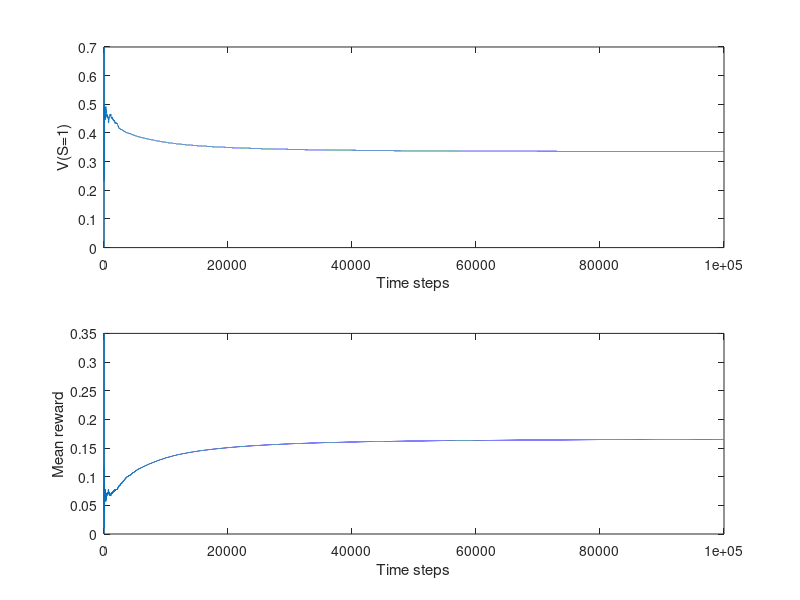
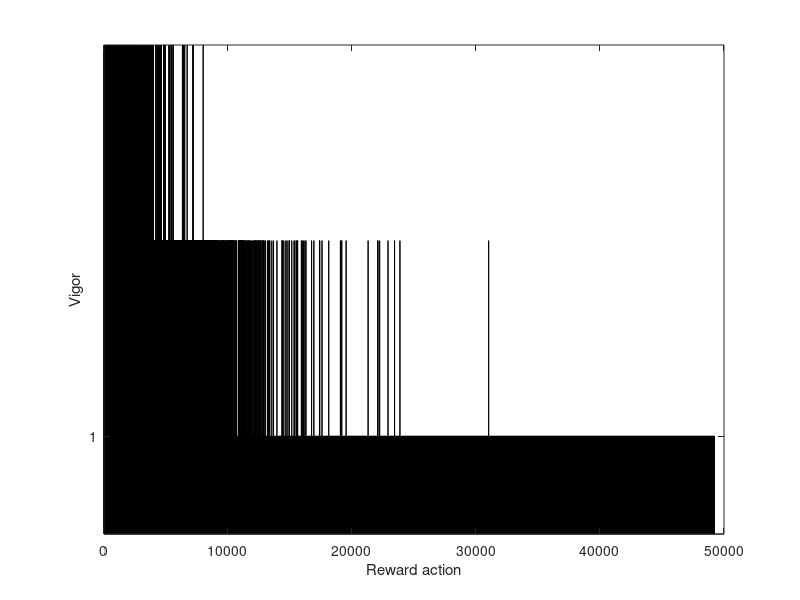
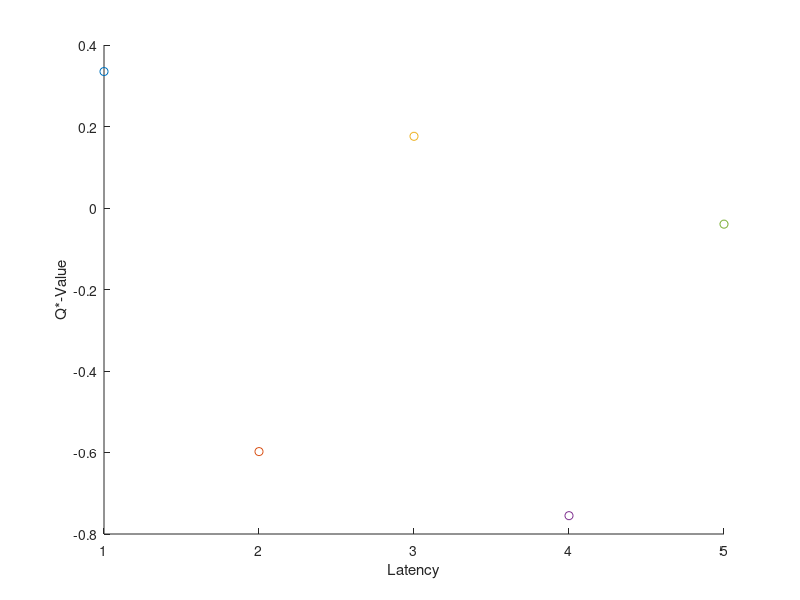
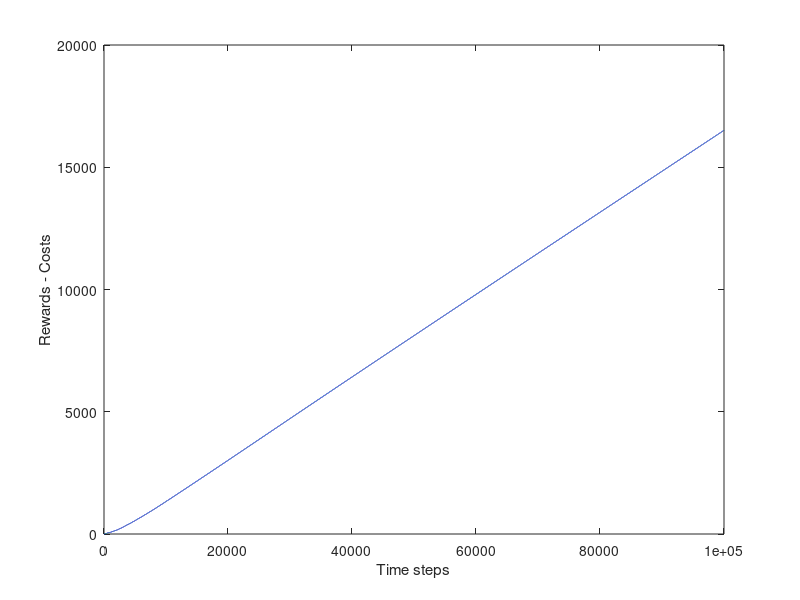

Reproduce these figures in MATLAB, in order.
clear; close all;

NT = 100000;
nS = 2;
nA = 2;
nL = 5;
nMDP = 2;

beta_initial = 0;  % Initial low beta
beta_final = 100;    % Target beta
anneal_steps = round(NT-2); % Number of steps to anneal beta

Q_0 = zeros(nS,nA);       % pairs of state action values
r_bar_0 = 0;

latencies = [1:1:5];   % Indexes and values are going to be the same
Ur = zeros(nMDP,nS,nA);
Ur(1,1,1) = 1;
reinforcement_schedule = zeros(nMDP,nS,nA,nL);  % Define probability of reward for each (state, action, latency) triplet
reinforcement_schedule(1,1,1,:) = 1;
Cu = zeros(nA);
Cv = zeros(nA);
Cu(1) = 0.25; Cu(2) = 0; 
Cv(1) = 0.25; Cv(2) = 0;

% No unit cost and no switching cost

ss = zeros(NT + 1, 1);
ss(1) = 1;
mdps = zeros(NT + 1, 1);
r = zeros(NT, 1);
r_bar = zeros(NT + 1, 1);
r_bar(1) = r_bar_0;
as = zeros(NT + 1, 1);
ls = zeros(NT + 1, 1);
delta = zeros(NT + 1, 1);
Q = zeros(nA,nS,nL);
Vs = zeros(NT + 1,1);
Qs = zeros(NT + 1,nA,nL);

as(1) = 2;
ss(1) = 2;
as(2) = 2;
ls(2) = 3;
ss(2) = 1;
mdps(1) = 1;
mdps(2) = 1;
storing = zeros(NT + 1,1);

for t = 2:NT
    
    % Calculate current beta using linear annealing
    current_beta = beta_initial + (beta_final - beta_initial) * min(t / anneal_steps, 1);

    % Compute the softmax logits
    logits = Q(:,ss(t),:).* current_beta;
    max_logit = max(logits(:));  % Find the maximum logit value

    % Compute the softmax probabilities using the log-sum-exp trick
    ps = exp(logits - max_logit);  % Subtracting max_logit for numerical stability
    ps = ps ./ sum(ps(:));

    % Select action according to softmax
    action_idx = find(rand() < cumsum(ps(:)), 1);  % Find the index where the cumulative sum exceeds a random value

    % Convert the action index back to (action, latency) pair
    [action, latency_idx] = ind2sub([nA, nL], action_idx);
    as(t) = action;
    ls(t) = latencies(latency_idx);
    
    % States manual change
    if ss(t) == 1
        ss(t+1) = 2;
    else
        ss(t+1) = 1;
    end
    % Calculate the action value
    if ss(t) == 1
        % Calculate the expected reward
        expected_reward = reinforcement_schedule(ss(t), as(t), latency_idx) * Ur(as(t));
        % Calculate costs based on Cu and Cv
        cost = Cu(as(t)) + Cv(as(t)) / ls(t) + r_bar(t) * ls(t);
        Q(as(t),ss(t),latency_idx) = expected_reward - cost + 0;
        storing(t) = storing(t-1) + Ur(ss(t),as(t)) - cost;
    else
        Q(:,2,:) = 0;
        storing(t) = storing(t-1);
        Q_state_1 = Q(:,1,:);
        Vs(t) = max(Q_state_1(:));
    end
    
    r_bar(t+1) = storing(t)/t;
    Qs(t,:,:) = Q(:,1,:);
    
end

% Create a single figure with two subplots for 'Vs' and 'r_bar'
figure;
indx_ss2 = find(ss(1:end-1) == 2);
% Create the first subplot for 'Vs'
subplot(2, 1, 1);  % 2 rows, 1 column, first subplot
plot(indx_ss2, Vs(indx_ss2));
xlabel('Time steps');
ylabel('V(S=1)');


% Create the second subplot for 'r_bar'
subplot(2, 1, 2);  % 2 rows, 1 column, second subplot
plot(r_bar(1:end-1));
xlabel('Time steps');
ylabel('Mean reward');

% Adjust spacing between subplots
spacing = 0.04;
position = get(gcf, 'Position');
position(3) = position(3) + spacing;
set(gcf, 'Position', position);

% Define your data
rew_indx = find(as(1:end-1) == 1 & ss(1:end-1) == 1);
others_indx = find(as(1:end-1) == 2 & ss(1:end-1) == 1);
% Create a single figure with two subplots
figure;
% Create the first subplot for 'rew_indx'
bar(ls(rew_indx));
yticks(latencies(1:10:end));
xlabel('Reward action');
ylabel('Vigor');

% Adjust spacing between subplots
spacing = 0.04;
position = get(gcf, 'Position');
position(3) = position(3) + spacing;
set(gcf, 'Position', position);

% Create a single figure with all subplots
% figure;
% for action = 1:nA
%     for latency = 1:nL
%         subplot(nA, nL, (action - 1) * nL + latency);  % Create a subplot grid
%         plot(squeeze(Qs(1:end-1, action, latency)));
%         title(['A ', num2str(action), ', L ', num2str(latencies(latency))]);
%         xlabel('Time Step');
%         ylabel('Q-Value');
%         ylim([0 1]);  % Set y-axis limits to 0 and 1
%     end
% end

figure;
for latency = 1:nL
    scatter(latencies(latency), Qs(end-1, 1, latency));
    hold on
end
xlabel('Latency');
ylabel('Q*-Value');


figure()
plot(storing(1:end-1))
xlabel('Time steps');
ylabel('Rewards - Costs');

